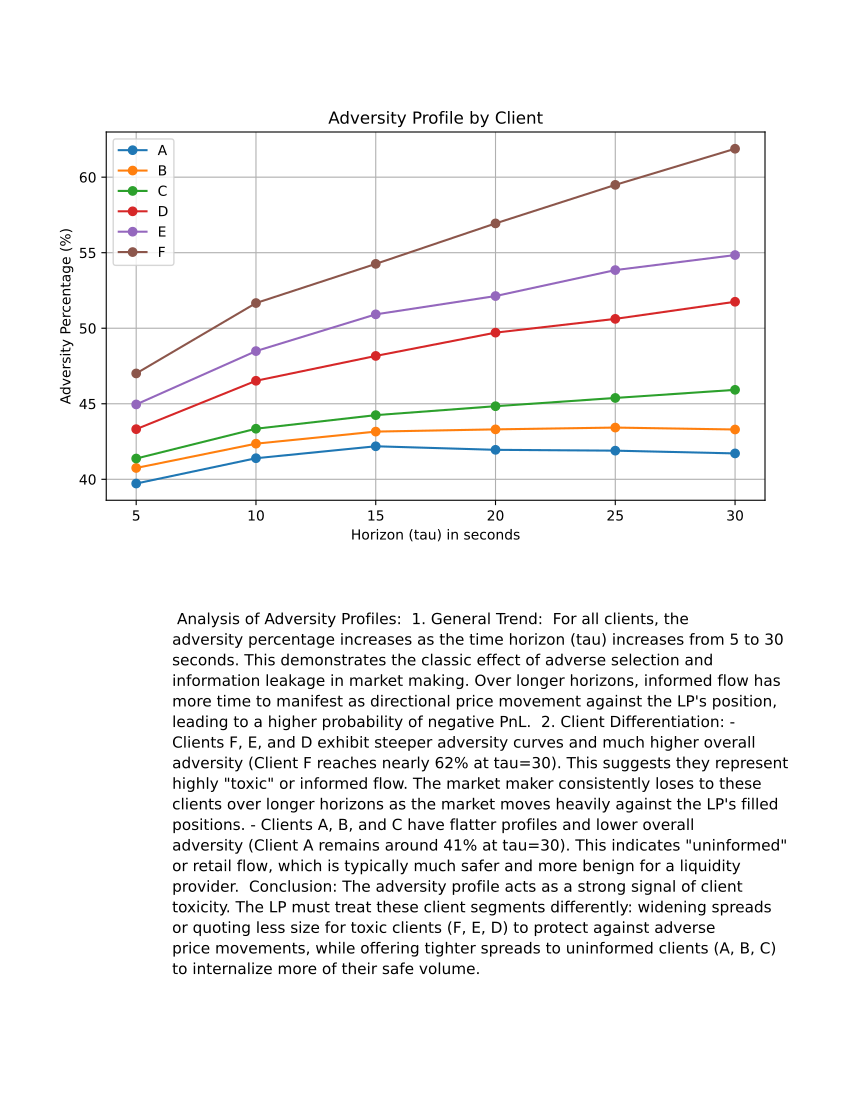

The script that saved this image:
import pandas as pd
import matplotlib.pyplot as plt
from matplotlib.backends.backend_pdf import PdfPages
import textwrap

res_df = pd.read_csv('task1_results.csv')
clients = res_df['client']
taus = [5, 10, 15, 20, 25, 30]
tau_cols = [f'tau = {t}' for t in taus]

fig, (ax1, ax2) = plt.subplots(2, 1, figsize=(8.5, 11))
fig.subplots_adjust(hspace=0.3)

for _, row in res_df.iterrows():
    ax1.plot(taus, row[tau_cols], marker='o', label=row['client'])

ax1.set_title('Adversity Profile by Client')
ax1.set_xlabel('Horizon (tau) in seconds')
ax1.set_ylabel('Adversity Percentage (%)')
ax1.legend()
ax1.grid(True)

text = """
Analysis of Adversity Profiles:

1. General Trend: 
For all clients, the adversity percentage increases as the time horizon (tau) increases from 5 to 30 seconds. This demonstrates the classic effect of adverse selection and information leakage in market making. Over longer horizons, informed flow has more time to manifest as directional price movement against the LP's position, leading to a higher probability of negative PnL.

2. Client Differentiation:
- Clients F, E, and D exhibit steeper adversity curves and much higher overall adversity (Client F reaches nearly 62% at tau=30). This suggests they represent highly "toxic" or informed flow. The market maker consistently loses to these clients over longer horizons as the market moves heavily against the LP's filled positions.
- Clients A, B, and C have flatter profiles and lower overall adversity (Client A remains around 41% at tau=30). This indicates "uninformed" or retail flow, which is typically much safer and more benign for a liquidity provider.

Conclusion:
The adversity profile acts as a strong signal of client toxicity. The LP must treat these client segments differently: widening spreads or quoting less size for toxic clients (F, E, D) to protect against adverse price movements, while offering tighter spreads to uninformed clients (A, B, C) to internalize more of their safe volume.
"""

wrapped_text = textwrap.fill(text, width=80)

ax2.axis('off')
ax2.text(0.1, 0.5, wrapped_text, fontsize=11, verticalalignment='center', linespacing=1.5)

with PdfPages('task1_report.pdf') as pdf:
    pdf.savefig(fig)
